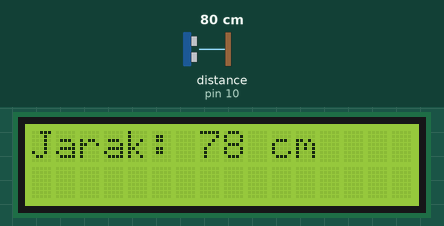
Bench run of a sketch on a simulated Arduino Uno, built with avr-gcc and run on an emulated ATmega328P. Shown: 16×2 character LCD. Wiring (inferred from the names in the program): ultrasonic range finder: trigger pin 9; echo pin 10. The inputs (shaded band) are chosen by the test bench; at power-on: distance to the obstacle (sensor on pin 10) 80 cm. The echo pulse lasts 58.3 µs per cm.

Above: at 1.2 s.
1.3 s: distance to the obstacle (sensor on pin 10) set to 2 cm
At 1.31 s:
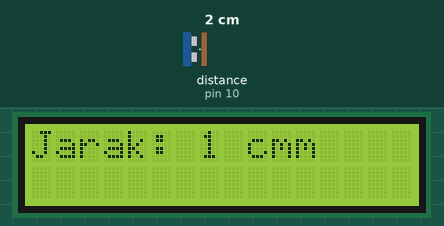
2.8 s: distance to the obstacle (sensor on pin 10) set to 4 cm
At 3.6 s:
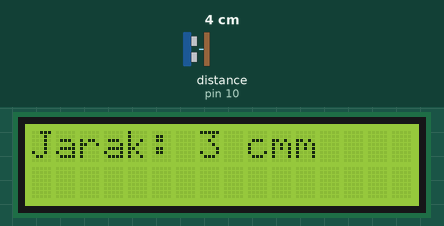
4.3 s: distance to the obstacle (sensor on pin 10) set to 9 cm
At 5.5 s:
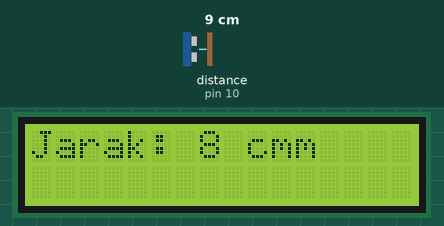

Measured:
- after the input at 1.3 s, the display: changes at once (image 1)
- after the input at 2.8 s, the display: first differs from a run without the input at once (image 2)
- after the input at 4.3 s, the display: changes at once (image 3)

The sketch:

Sensor_Ultrasonik_with-DisplayLCD.ino
```cpp
#include <LiquidCrystal.h>

LiquidCrystal lcd(1, 2, 4, 5, 6, 7);
// Mendeklarasi LCD objek menjadi parameter : (rs, enable, d4, d5, d6, d7)
const int trigPin = 9;
const int echoPin = 10;
long duration;
int distanceCm;

void setup() {
  // Mendeklarasikan tampila LCD dengan spesifikasi pixel (tinggi & lebar)
  lcd.begin(16,2);
  pinMode(trigPin, OUTPUT);
  pinMode(echoPin, INPUT);
}

void loop() {
  digitalWrite(trigPin, LOW);
  delayMicroseconds(2);
  digitalWrite(trigPin, HIGH);
  delayMicroseconds(10);
  digitalWrite(trigPin, LOW);
  duration = pulseIn(echoPin, HIGH);
  distanceCm= (duration*0.034) /2;
  // Mengatur sekuensial/bagian pixel text display LCD
  lcd.setCursor(0,0);
  lcd.print("Jarak: ");
  lcd.print(distanceCm);
  lcd.print(" cm");
  delay(10);
}
```
